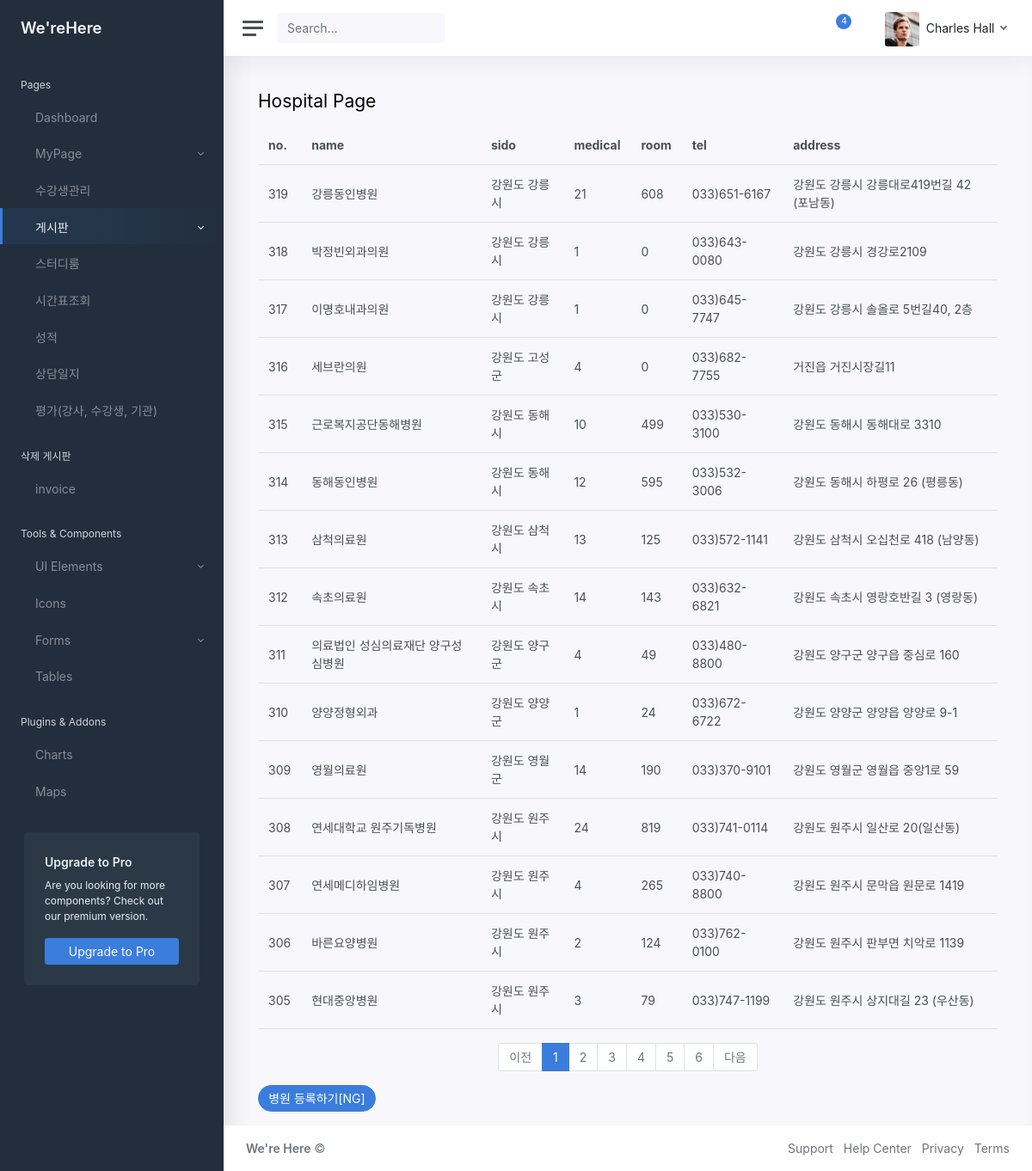
Screenshot of /CRM/theme/hospital with the database file from the repository.
### CRM/models.py (models this page shows)
class Hospital(models.Model):
    sido = models.CharField(max_length=50)
    name = models.CharField(max_length=50)
    medical = models.IntegerField()
    room = models.IntegerField()
    tel = models.CharField(max_length=15)
    address = models.CharField(max_length=100)

### CRM/views.py (the view)
# urls.py: path('theme/hospital', views.theme.theme_hospital, name='hospital'),
    def theme_hospital(request):
        print("PAGE : theme_hospital")
        page = 'Hospital'
        pg = request.GET.get('page','1')
        lst_hospital = Hospital.objects.all()
        paginator = Paginator(lst_hospital, 15) # 페이지 정리, 15개씩
        pg_obj = paginator.get_page(pg)
        context = {'lst_hospital':pg_obj, 'page':page}
        return render(request, './theme/lst_hospital.html', context)

### CRM/templatetags/CRM_filter.py (called while the page is built)
@register.filter
def sub(value,arg):
    return value - arg

### CRM/templates/Theme/lst_hospital.html (shortened to what this page needs)
{% load static %}
<!DOCTYPE html>
<html lang="ko-kr">
<head>
	<link href="{% static 'css/app.css' %}" rel="stylesheet">
</head>
{% load CRM_filter %}
<body>
	<div class="wrapper">
		{% include "theme/include/sidebar.html" %}
		<div class="main">
			{% include "theme/include/navbar.html" %}
			<main class="content">
				<div class="container-fluid p-0">
					<h1 class="h3 mb-3">Hospital Page</h1>
						<table class="table">
							<thead>
                                <th>no.</th>
								<th>name</th>
								<th>sido</th>
								<th>medical</th>
                                <th>room</th>
                                <th>tel</th>
                                <th>address</th>
							</thead>
							<tbody>
								{% if lst_hospital %}
									{% for h in lst_hospital %}
									<tr>
									<td>{{ lst_hospital.paginator.count|sub:lst_hospital.start_index|sub:forloop.counter0|add:1 }}</td>
									<td>{{ h.name }}</td>
									<td>{{ h.sido }}</td>
									<td>{{ h.medical }}</td>
                                    <td>{{ h.room }}</td>
                                    <td>{{ h.tel }}</td>
                                    <td>{{ h.address }}</td>
									</tr>
									{% endfor %}
								{% else %}
									<tr>
									<td colspan="3">질문이 없습니다.</td>
									</tr>
								{% endif %}
							</tbody>
						</table>
						<ul class="pagination justify-content-center">
						{% if question_list.has_previous %}
						    <li class="page-item">
							<a class="page-link" href="?page={{ question_list.previous_page_number }}">이전</a>
							</li>
						{% else %}
						    <li class="page-item disabled">
							<a class="page-link" tabindex="-1" aria-disabled="true" href="#">이전</a>
							</li>
						{% endif %}
						{% for page_number in lst_hospital.paginator.page_range %}
							{% if page_number >= lst_hospital.number|add:-5 and page_number <= lst_hospital.number|add:5 %}
						    	{% if page_number == lst_hospital.number %}
								    <li class="page-item active" aria-current="page">
									<a class="page-link" href="?page={{ page_number }}">{{ page_number }}</a>
									</li>
								{% else %}
							  	  <li class="page-item">
									<a class="page-link" href="?page={{ page_number }}">{{ page_number }}</a>
									</li>
								{% endif %}
							{% endif %}
						{% endfor %}
						{% if lst_hospital.has_next %}
						    <li class="page-item">
							<a class="page-link" href="?page={{ question_list.next_page_number }}">다음</a>
							</li>
						{% else %}
						    <li class="page-item disabled">
							<a class="page-link" tabindex="-1" aria-disabled="true" href="#">다음</a>
							</li>
						{% endif %}
						</ul>
						<a href="#" class="btn btn-pill btn-primary">병원 등록하기[NG]</a>
				</div>
			</main>
			{% include "theme/include/footer2.html" %}
		</div>
	</div>
</body>
</html>

### CRM/templates/Theme/include/sidebar.html (shortened to what this page needs)
{% load static %}
<nav id="sidebar" class="sidebar">
	<div class="sidebar-content js-simplebar">
		<a class="sidebar-brand" href="/CRM/theme/index"><span class="align-middle">We'reHere</span></a>
		<ul class="sidebar-nav">
			<li class="sidebar-header">
				Pages
			</li>
			{% block content %}
			{% if page == 'Dashboard' %}
			<li class="sidebar-item active">
			{% else %}
			<li class="sidebar-item">
			{% endif %}
				<a class="sidebar-link" href="/CRM/theme/index">
					 <span class="align-middle">Dashboard</span>
				</a>
			</li>
			{% if page == 'Profile' or page == 'Settings' %}
			<li class="sidebar-item active">
			{% else %}
			<li class="sidebar-item">
			{% endif %}
				<a data-target="#mypage" data-toggle="collapse" class="sidebar-link collapsed">
					 <span class="align-middle">MyPage</span>
				</a>
			</li>
			{% if page == 'Blank' %}
			<li class="sidebar-item active">
			{% else %}
			<li class="sidebar-item">
			{% endif %}
				<a class="sidebar-link" href="/CRM/theme/blank">
					 <span class="align-middle">수강생관리</span>
				</a>
			</li>
			{% if page == 'Blank' or page == 'Practice' or page == 'Hospital' %}
			<li class="sidebar-item active">
			{% else %}
			<li class="sidebar-item">
			{% endif %}
				<a data-target="#board" data-toggle="collapse" class="sidebar-link collapsed">
					 <span class="align-middle">게시판</span>
				</a>
			</li>
			{% if page == 'Blank' %}
			<li class="sidebar-item active">
			{% else %}
			<li class="sidebar-item">
			{% endif %}
				<a class="sidebar-link" href="/CRM/theme/blank">
					 <span class="align-middle">스터디룸</span>
				</a>
			</li>
			{% if page == 'Blank' %}
			<li class="sidebar-item active">
			{% else %}
			<li class="sidebar-item">
			{% endif %}
				<a class="sidebar-link" href="/CRM/theme/blank">
					 <span class="align-middle">시간표조회</span>
				</a>
			</li>
			{% if page == 'Blank' %}
			<li class="sidebar-item active">
			{% else %}
			<li class="sidebar-item">
			{% endif %}
				<a class="sidebar-link" href="/CRM/theme/blank">
					 <span class="align-middle">성적</span>
				</a>
			</li>
			{% if page == 'Blank' %}
			<li class="sidebar-item active">
			{% else %}
			<li class="sidebar-item">
			{% endif %}
				<a class="sidebar-link" href="/CRM/theme/blank">
					 <span class="align-middle">상담일지</span>
				</a>
			</li>
			{% if page == 'Blank' %}
			<li class="sidebar-item active">
			{% else %}
			<li class="sidebar-item">
			{% endif %}
				<a class="sidebar-link" href="/CRM/theme/blank">
					 <span class="align-middle">평가(강사, 수강생, 기관)</span>
				</a>
			</li>
			<li class="sidebar-header">삭제 게시판</li>
			{% if page == 'Invoice' %}
			<li class="sidebar-item active">
			{% else %}
			<li class="sidebar-item">
			{% endif %}
				<a class="sidebar-link" href="/CRM/theme/invoice">
					 <span class="align-middle">invoice</span>
				</a>
			</li>
			<li class="sidebar-header">Tools & Components</li>
			{% if page == '01-alerts.html' or page == '02-buttons.html' or page == '03-cards.html' or page == '04-general.html' or page == '05-grid.html' or page == '06-modals.html' or page == '07-typography.html'%}
			<li class="sidebar-item active">
			{% else %}
			<li class="sidebar-item ">
			{% endif %}
				<a data-target="#ui" data-toggle="collapse" class="sidebar-link collapsed">
					 <span class="align-middle">UI Elements</span>
				</a>
			</li>
			{% if page == 'Icons' %}
			<li class="sidebar-item active">
			{% else %}
			<li class="sidebar-item">
			{% endif %}
				<a class="sidebar-link" href="/CRM/theme/icons">
					 <span class="align-middle">Icons</span>
				</a>
			</li>
			{% if page == '01-layouts.html' or page == '02-basic-inputs'%}
			<li class="sidebar-item active">
			{% else %}
			<li class="sidebar-item">
			{% endif %}
				<a data-target="#forms" data-toggle="collapse" class="sidebar-link collapsed">
					 <span class="align-middle">Forms</span>
				</a>
			</li>
			{% if page == 'Tables' %}
			<li class="sidebar-item active">
			{% else %}
			<li class="sidebar-item">
			{% endif %}
				<a class="sidebar-link" href="/CRM/theme/tables">
					 <span class="align-middle">Tables</span>
				</a>
			</li>
			<li class="sidebar-header">Plugins & Addons</li>
			{% if page == 'Charts' %}
			<li class="sidebar-item active">
			{% else %}
			<li class="sidebar-item">
			{% endif %}
				<a class="sidebar-link" href="/CRM/theme/charts">
					 <span class="align-middle">Charts</span>
				</a>
			</li>
			{% if page == 'Maps' %}
			<li class="sidebar-item active">
			{% else %}
			<li class="sidebar-item">
			{% endif %}
				<a class="sidebar-link" href="/CRM/theme/maps">
					 <span class="align-middle">Maps</span>
				</a>
			</li>
		</ul>
		{% endblock %}
		<div class="sidebar-cta">
			<div class="sidebar-cta-content">
				<strong class="d-inline-block mb-2">Upgrade to Pro</strong>
				<div class="mb-3 text-sm">
					Are you looking for more components? Check out our premium version.
				</div>
				<a href="https://adminkit.io/pricing" target="_blank" class="btn btn-primary btn-block">Upgrade to
					Pro</a>
			</div>
		</div>
	</div>
</nav>

### CRM/templates/Theme/include/navbar.html (shortened to what this page needs)
{% load static %}
<nav class="navbar navbar-expand navbar-light navbar-bg">
				<a class="sidebar-toggle d-flex"><i class="hamburger align-self-center"></i></a>
				<form class="d-none d-sm-inline-block">
					<div class="input-group input-group-navbar">
						<input type="text" class="form-control" placeholder="Search…" aria-label="Search">
						<button class="btn" type="button"></button>
					</div>
				</form>
				<div class="navbar-collapse collapse">
					<ul class="navbar-nav navbar-align">
						<li class="nav-item dropdown">
							<a class="nav-icon dropdown-toggle" href="#" id="alertsDropdown" data-toggle="dropdown">
								<div class="position-relative">
									<span class="indicator">4</span>
								</div>
							</a>
						</li>
						<li class="nav-item dropdown">
							<a class="nav-icon dropdown-toggle" href="#" id="messagesDropdown" data-toggle="dropdown">
							</a>
						</li>
						<li class="nav-item dropdown">
							<a class="nav-link dropdown-toggle d-none d-sm-inline-block" href="#" data-toggle="dropdown">
                <img src="{% static 'img/avatars/avatar.jpg' %}" class="avatar img-fluid rounded mr-1" alt="Charles Hall" /> <span class="text-dark">Charles Hall</span>
              </a>
						</li>
					</ul>
				</div>
</nav>

### CRM/templates/Theme/include/footer2.html
<footer class="footer">
  <div class="container-fluid">
    <div class="row text-muted">
      <div class="col-6 text-left">
        <p class="mb-0">
          <a href="#" class="text-muted"><strong>We're Here</strong></a>
          &copy;
        </p>
      </div>
      <div class="col-6 text-right">
        <ul class="list-inline">
          <li class="list-inline-item">
            <a class="text-muted" href="#">Support</a>
          </li>
          <li class="list-inline-item">
            <a class="text-muted" href="#">Help Center</a>
          </li>
          <li class="list-inline-item">
            <a class="text-muted" href="#">Privacy</a>
          </li>
          <li class="list-inline-item">
            <a class="text-muted" href="#">Terms</a>
          </li>
        </ul>
      </div>
    </div>
  </div>
</footer>

### rows the page displays
Hospital: paginator.count|sub "319", name "강릉동인병원", sido "강원도 강릉시", medical "21", room "608", tel "033)651-6167", address "강원도 강릉시 강릉대로419번길 42 (포남동)"
Hospital: paginator.count|sub "318", name "박정빈외과의원", sido "강원도 강릉시", medical "1", room "0", tel "033)643-0080", address "강원도 강릉시 경강로2109"
Hospital: paginator.count|sub "317", name "이명호내과의원", sido "강원도 강릉시", medical "1", room "0", tel "033)645-7747", address "강원도 강릉시 솔올로 5번길40, 2층"
Hospital: paginator.count|sub "316", name "세브란의원", sido "강원도 고성군", medical "4", room "0", tel "033)682-7755", address "거진읍 거진시장길11"
Hospital: paginator.count|sub "315", name "근로복지공단동해병원", sido "강원도 동해시", medical "10", room "499", tel "033)530-3100", address "강원도 동해시 동해대로 3310"
Hospital: paginator.count|sub "314", name "동해동인병원", sido "강원도 동해시", medical "12", room "595", tel "033)532-3006", address "강원도 동해시 하평로 26 (평릉동)"
Hospital: paginator.count|sub "313", name "삼척의료원", sido "강원도 삼척시", medical "13", room "125", tel "033)572-1141", address "강원도 삼척시 오십천로 418 (남양동)"
Hospital: paginator.count|sub "312", name "속초의료원", sido "강원도 속초시", medical "14", room "143", tel "033)632-6821", address "강원도 속초시 영랑호반길 3 (영랑동)"
Hospital: paginator.count|sub "311", name "의료법인 성심의료재단 양구성심병원", sido "강원도 양구군", medical "4", room "49", tel "033)480-8800", address "강원도 양구군 양구읍 중심로 160"
Hospital: paginator.count|sub "310", name "양양정형외과", sido "강원도 양양군", medical "1", room "24", tel "033)672-6722", address "강원도 양양군 양양읍 양양로 9-1"
Hospital: paginator.count|sub "309", name "영월의료원", sido "강원도 영월군", medical "14", room "190", tel "033)370-9101", address "강원도 영월군 영월읍 중앙1로 59"
Hospital: paginator.count|sub "308", name "연세대학교 원주기독병원", sido "강원도 원주시", medical "24", room "819", tel "033)741-0114", address "강원도 원주시 일산로 20(일산동)"
Hospital: paginator.count|sub "307", name "연세메디하임병원", sido "강원도 원주시", medical "4", room "265", tel "033)740-8800", address "강원도 원주시 문막읍 원문로 1419"
Hospital: paginator.count|sub "306", name "바른요양병원", sido "강원도 원주시", medical "2", room "124", tel "033)762-0100", address "강원도 원주시 판부면 치악로 1139"
Hospital: paginator.count|sub "305", name "현대중앙병원", sido "강원도 원주시", medical "3", room "79", tel "033)747-1199", address "강원도 원주시 상지대길 23 (우산동)"

### other values shown
{{ page_number }} "1"
{{ page_number }} "2" "3" "4" "5" "6"
